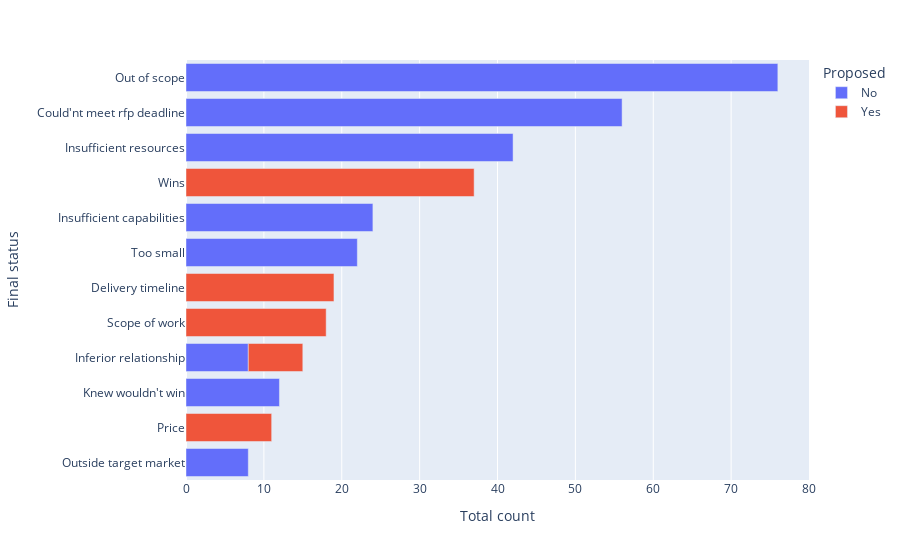

Notebook cell for this chart:
### Code cell
df.sort_values(by=['Total count'])
barrs = px.bar(df, y='Final status', x='Total count', color='Proposed', orientation='h')
barrs.update_layout(yaxis={'categoryorder':'total ascending'})

### Figure 1 — Plotly figure (JSON) as saved in the notebook; plotly's stock layout.template omitted (floating-point values rounded to 4 significant figures)
{"data": [{"alignmentgroup": "True", "hovertemplate": "Proposed=No<br>Total count=%{x}<br>Final status=%{y}<extra></extra>", "legendgroup": "No", "marker": {"color": "#636efa", "pattern": {"shape": ""}}, "name": "No", "offsetgroup": "No", "orientation": "h", "showlegend": true, "textposition": "auto", "type": "bar", "x": [76, 56, 42, 24, 22, 12, 8, 8], "xaxis": "x", "y": ["Out of scope", "Could'nt meet rfp deadline", "Insufficient resources", "Insufficient capabilities", "Too small", "Knew wouldn't win", "Outside target market", "Inferior relationship"], "yaxis": "y"}, {"alignmentgroup": "True", "hovertemplate": "Proposed=Yes<br>Total count=%{x}<br>Final status=%{y}<extra></extra>", "legendgroup": "Yes", "marker": {"color": "#EF553B", "pattern": {"shape": ""}}, "name": "Yes", "offsetgroup": "Yes", "orientation": "h", "showlegend": true, "textposition": "auto", "type": "bar", "x": [37, 19, 18, 11, 7], "xaxis": "x", "y": ["Wins", "Delivery timeline", "Scope of work", "Price", "Inferior relationship"], "yaxis": "y"}], "layout": {"barmode": "relative", "legend": {"title": {"text": "Proposed"}, "tracegroupgap": 0}, "margin": {"t": 60}, "xaxis": {"anchor": "y", "domain": [0, 1], "title": {"text": "Total count"}}, "yaxis": {"anchor": "x", "categoryorder": "total ascending", "domain": [0, 1], "title": {"text": "Final status"}}}}
